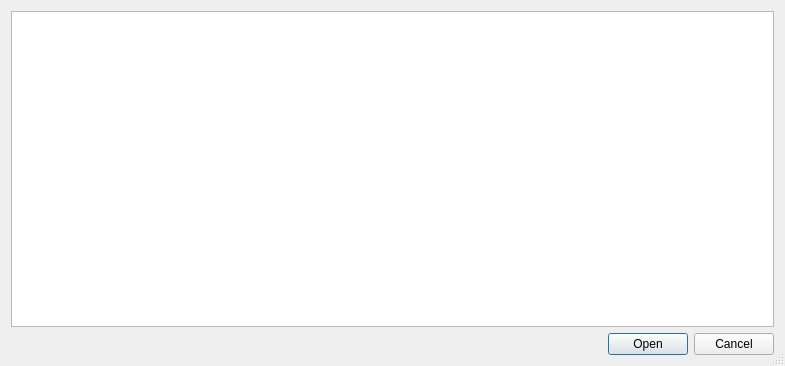
<?xml version="1.0" encoding="UTF-8"?>
<ui version="4.0">
 <class>DicomSelectDialog</class>
 <widget class="QDialog" name="DicomSelectDialog">
  <property name="geometry">
   <rect>
    <x>0</x>
    <y>0</y>
    <width>785</width>
    <height>366</height>
   </rect>
  </property>
  <property name="windowTitle">
   <string>Dicom Selector</string>
  </property>
  <property name="sizeGripEnabled">
   <bool>true</bool>
  </property>
  <property name="modal">
   <bool>false</bool>
  </property>
  <layout class="QGridLayout" name="gridLayout">
   <item row="1" column="0">
    <widget class="QDialogButtonBox" name="buttonBox">
     <property name="orientation">
      <enum>Qt::Horizontal</enum>
     </property>
     <property name="standardButtons">
      <set>QDialogButtonBox::Cancel|QDialogButtonBox::Open</set>
     </property>
     <property name="centerButtons">
      <bool>false</bool>
     </property>
    </widget>
   </item>
   <item row="0" column="0">
    <widget class="QTreeView" name="treeView">
     <property name="selectionMode">
      <enum>QAbstractItemView::ExtendedSelection</enum>
     </property>
     <property name="uniformRowHeights">
      <bool>true</bool>
     </property>
     <property name="sortingEnabled">
      <bool>false</bool>
     </property>
    </widget>
   </item>
  </layout>
 </widget>
 <resources/>
 <connections>
  <connection>
   <sender>buttonBox</sender>
   <signal>accepted()</signal>
   <receiver>DicomSelectDialog</receiver>
   <slot>accept()</slot>
   <hints>
    <hint type="sourcelabel">
     <x>248</x>
     <y>254</y>
    </hint>
    <hint type="destinationlabel">
     <x>157</x>
     <y>274</y>
    </hint>
   </hints>
  </connection>
  <connection>
   <sender>buttonBox</sender>
   <signal>rejected()</signal>
   <receiver>DicomSelectDialog</receiver>
   <slot>reject()</slot>
   <hints>
    <hint type="sourcelabel">
     <x>316</x>
     <y>260</y>
    </hint>
    <hint type="destinationlabel">
     <x>286</x>
     <y>274</y>
    </hint>
   </hints>
  </connection>
 </connections>
</ui>
